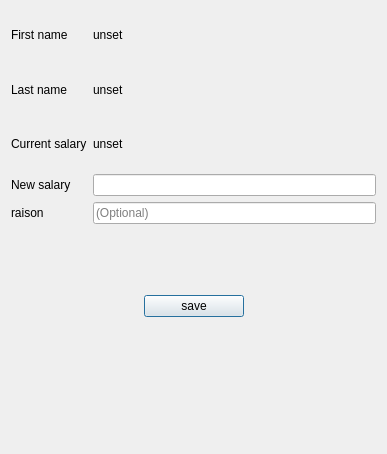
<?xml version="1.0" encoding="UTF-8"?>
<ui version="4.0">
 <class>Dialog</class>
 <widget class="QDialog" name="Dialog">
  <property name="geometry">
   <rect>
    <x>0</x>
    <y>0</y>
    <width>387</width>
    <height>454</height>
   </rect>
  </property>
  <property name="maximumSize">
   <size>
    <width>600</width>
    <height>500</height>
   </size>
  </property>
  <property name="windowTitle">
   <string>Dialog</string>
  </property>
  <layout class="QGridLayout" name="gridLayout_3">
   <item row="0" column="0">
    <layout class="QGridLayout" name="gridLayout_2">
     <item row="1" column="1">
      <widget class="QLabel" name="LastNameCurrentData">
       <property name="text">
        <string>unset</string>
       </property>
      </widget>
     </item>
     <item row="5" column="0">
      <widget class="QLabel" name="RaisonLabel">
       <property name="text">
        <string>raison</string>
       </property>
      </widget>
     </item>
     <item row="2" column="1">
      <widget class="QLabel" name="SalaryCuerrentData">
       <property name="text">
        <string>unset</string>
       </property>
      </widget>
     </item>
     <item row="4" column="0">
      <widget class="QLabel" name="NewSalaryLabel">
       <property name="text">
        <string>New salary</string>
       </property>
      </widget>
     </item>
     <item row="1" column="0">
      <widget class="QLabel" name="LastNameLabel">
       <property name="text">
        <string>Last name</string>
       </property>
      </widget>
     </item>
     <item row="0" column="0">
      <widget class="QLabel" name="FirstNameLabel">
       <property name="text">
        <string>First name</string>
       </property>
      </widget>
     </item>
     <item row="4" column="1">
      <widget class="QLineEdit" name="NewSalaryLineEdit"/>
     </item>
     <item row="5" column="1">
      <widget class="QLineEdit" name="RaisonLineEdit">
       <property name="placeholderText">
        <string>(Optional)</string>
       </property>
      </widget>
     </item>
     <item row="0" column="1">
      <widget class="QLabel" name="FirstNameCurrentData">
       <property name="text">
        <string>unset</string>
       </property>
      </widget>
     </item>
     <item row="2" column="0">
      <widget class="QLabel" name="SalaryLabel">
       <property name="text">
        <string>Current salary</string>
       </property>
      </widget>
     </item>
    </layout>
   </item>
   <item row="1" column="0">
    <layout class="QGridLayout" name="gridLayout">
     <item row="1" column="0">
      <spacer name="horizontalSpacer_2">
       <property name="orientation">
        <enum>Qt::Horizontal</enum>
       </property>
       <property name="sizeHint" stdset="0">
        <size>
         <width>40</width>
         <height>20</height>
        </size>
       </property>
      </spacer>
     </item>
     <item row="1" column="1">
      <widget class="QPushButton" name="SaveButton">
       <property name="text">
        <string>save</string>
       </property>
      </widget>
     </item>
     <item row="1" column="2">
      <spacer name="horizontalSpacer">
       <property name="orientation">
        <enum>Qt::Horizontal</enum>
       </property>
       <property name="sizeHint" stdset="0">
        <size>
         <width>40</width>
         <height>20</height>
        </size>
       </property>
      </spacer>
     </item>
     <item row="2" column="1">
      <spacer name="verticalSpacer_2">
       <property name="orientation">
        <enum>Qt::Vertical</enum>
       </property>
       <property name="sizeType">
        <enum>QSizePolicy::Minimum</enum>
       </property>
       <property name="sizeHint" stdset="0">
        <size>
         <width>100</width>
         <height>60</height>
        </size>
       </property>
      </spacer>
     </item>
    </layout>
   </item>
  </layout>
 </widget>
 <resources/>
 <connections/>
</ui>
